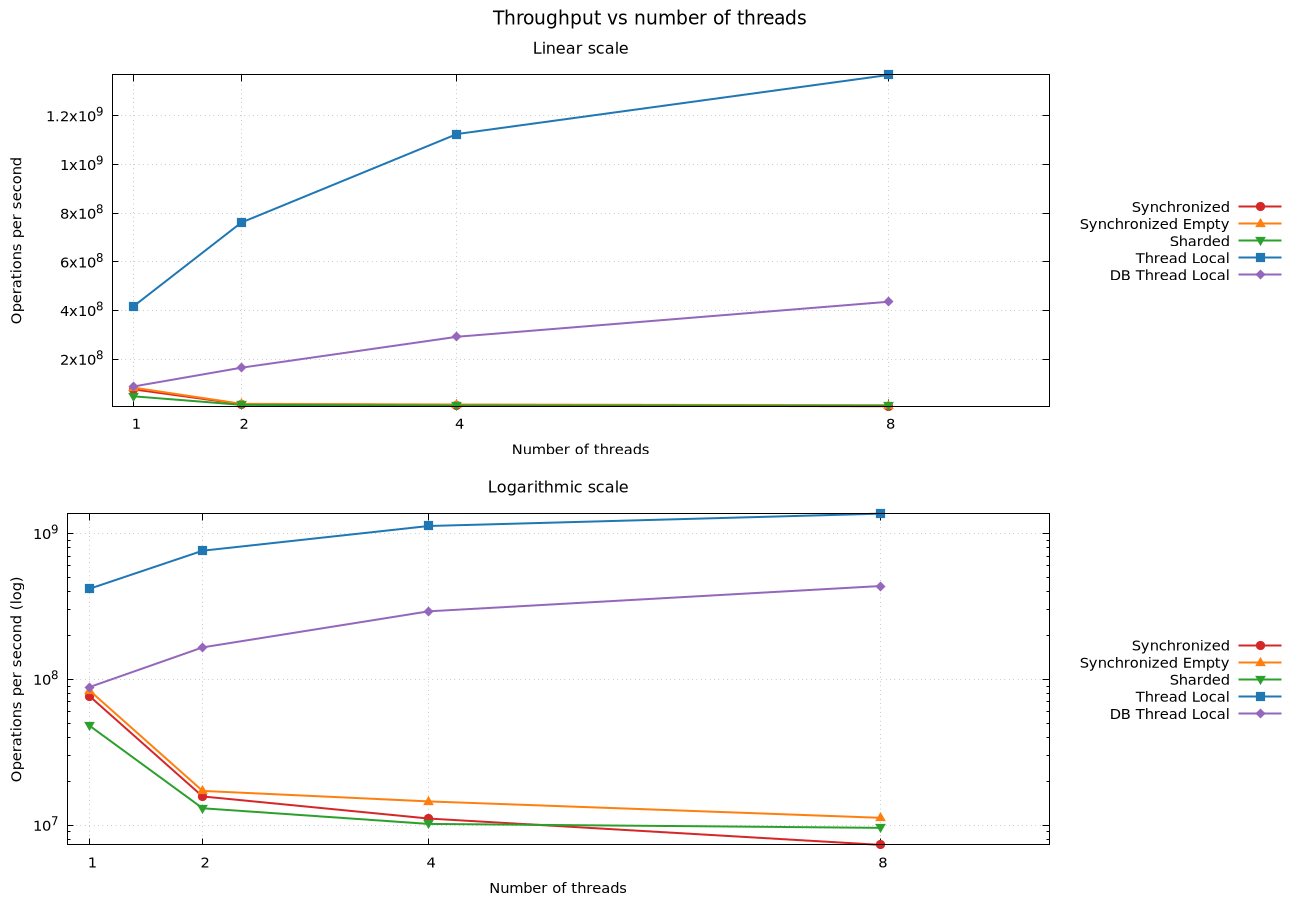

Reproduce this figure in gnuplot.
# Plot operations-per-second vs number of threads from table.txt
# Usage: gnuplot plot.gnuplot

set datafile separator "\t"
set autoscale fix
set key outside right center
set grid
set xtics (1,2,4,8)
set xlabel "Number of threads"
set xrange [0.8:9.5]

set style line 1 lc rgb "#d62728" lw 2 pt 7 ps 1.2
set style line 2 lc rgb "#ff7f0e" lw 2 pt 9 ps 1.2
set style line 3 lc rgb "#2ca02c" lw 2 pt 11 ps 1.2
set style line 4 lc rgb "#1f77b4" lw 2 pt 5 ps 1.2
set style line 5 lc rgb "#9467bd" lw 2 pt 13 ps 1.2
set style data linespoints

# --- linear scale ---
set terminal pngcairo size 1300,900 enhanced font "DejaVu Sans,11"
set output "plot.png"
set multiplot layout 2,1 title "Throughput vs number of threads" font ",14"

set title "Linear scale" font ",12"
set ylabel "Operations per second"
unset logscale y
plot "table.txt" using 1:2 ls 1 title "Synchronized", \
     "table.txt" using 1:3 ls 2 title "Synchronized Empty", \
     "table.txt" using 1:4 ls 3 title "Sharded", \
     "table.txt" using 1:5 ls 4 title "Thread Local", \
     "table.txt" using 1:6 ls 5 title "DB Thread Local"

set title "Logarithmic scale" font ",12"
set ylabel "Operations per second (log)"
set logscale y
set format y "10^{%T}"
plot "table.txt" using 1:2 ls 1 title "Synchronized", \
     "table.txt" using 1:3 ls 2 title "Synchronized Empty", \
     "table.txt" using 1:4 ls 3 title "Sharded", \
     "table.txt" using 1:5 ls 4 title "Thread Local", \
     "table.txt" using 1:6 ls 5 title "DB Thread Local"

unset multiplot

# --- SVG version (log scale, single panel) ---
set terminal svg size 1000,700 enhanced font "DejaVu Sans,11" dynamic
set output "plot.svg"
set multiplot layout 1,1
set title "Throughput vs number of threads (log scale)" font ",13"
set ylabel "Operations per second (log)"
set key inside left top
plot "table.txt" using 1:2 ls 1 title "Synchronized", \
     "table.txt" using 1:3 ls 2 title "Synchronized Empty", \
     "table.txt" using 1:4 ls 3 title "Sharded", \
     "table.txt" using 1:5 ls 4 title "Thread Local", \
     "table.txt" using 1:6 ls 5 title "DB Thread Local"
unset multiplot
